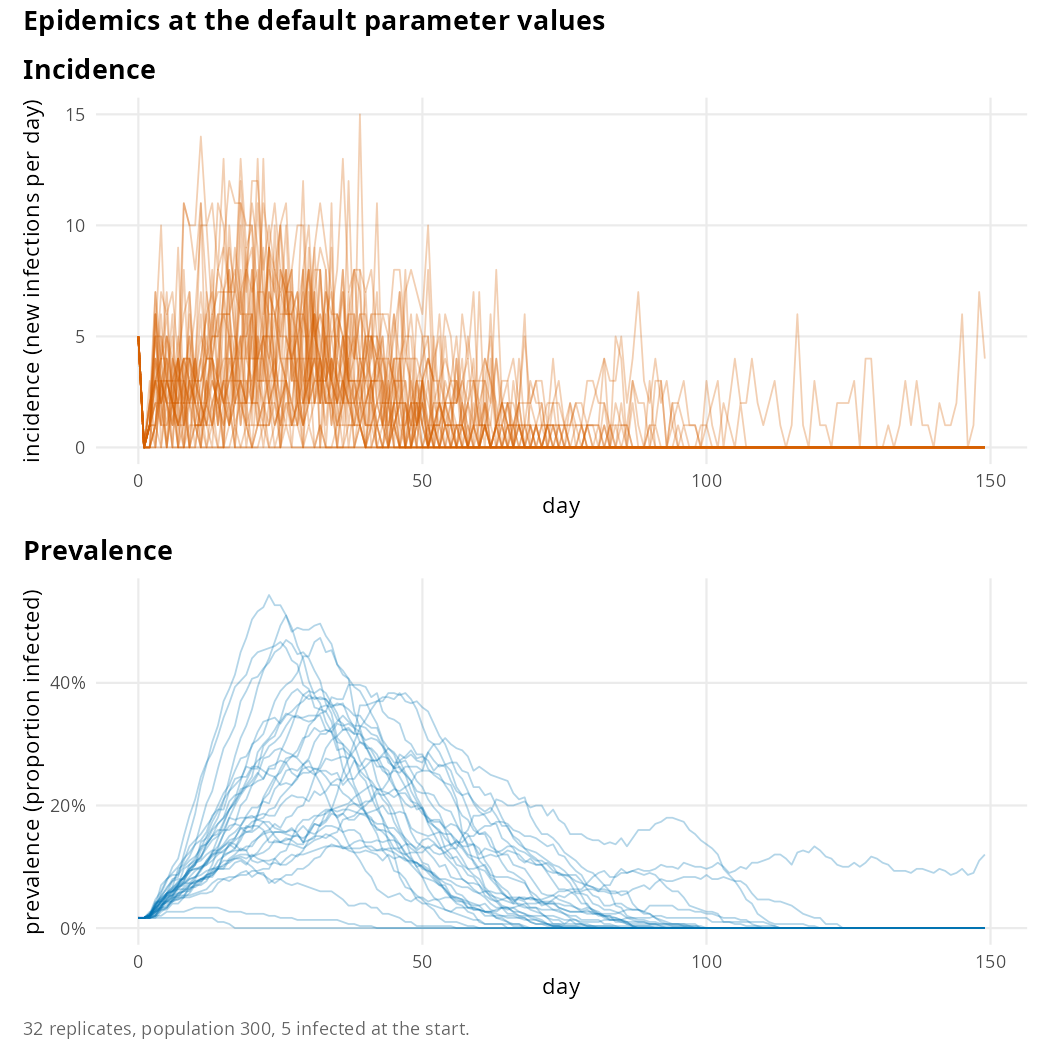

This figure's R source:
# Expected: at the default values, transmission is high enough that nearly
# every replicate started by 5 infections in 300 people takes off.
# Incidence and prevalence rise to a peak within the first two months and
# then decline as people recover and become immune. Immunity at the
# default waning rate lasts about 200 days, so within 150 days there is no
# second wave, and prevalence falls towards zero; replicates differ in the
# timing and height of the peak.

source("reports/theme.R")
library(patchwork)

draws <- read_draws("epidemics")

incidence_figure <- ggplot(draws, aes(time, new_infections,
                                      group = replicate)) +
  geom_line(alpha = 0.3, linewidth = 0.4, colour = figure_colours[2]) +
  labs(x = "day", y = "incidence (new infections per day)",
       title = "Incidence")

prevalence_figure <- ggplot(draws, aes(time, prevalence,
                                       group = replicate)) +
  geom_line(alpha = 0.3, linewidth = 0.4, colour = figure_colours[1]) +
  scale_y_continuous(labels = scales::label_percent()) +
  labs(x = "day", y = "prevalence (proportion infected)",
       title = "Prevalence")

figure <- incidence_figure / prevalence_figure +
  plot_annotation(
    title = "Epidemics at the default parameter values",
    caption = paste(length(unique(draws$replicate)),
                    "replicates, population 300, 5 infected at the start.")
  )
save_figure(figure, "epidemics", height = 7)
